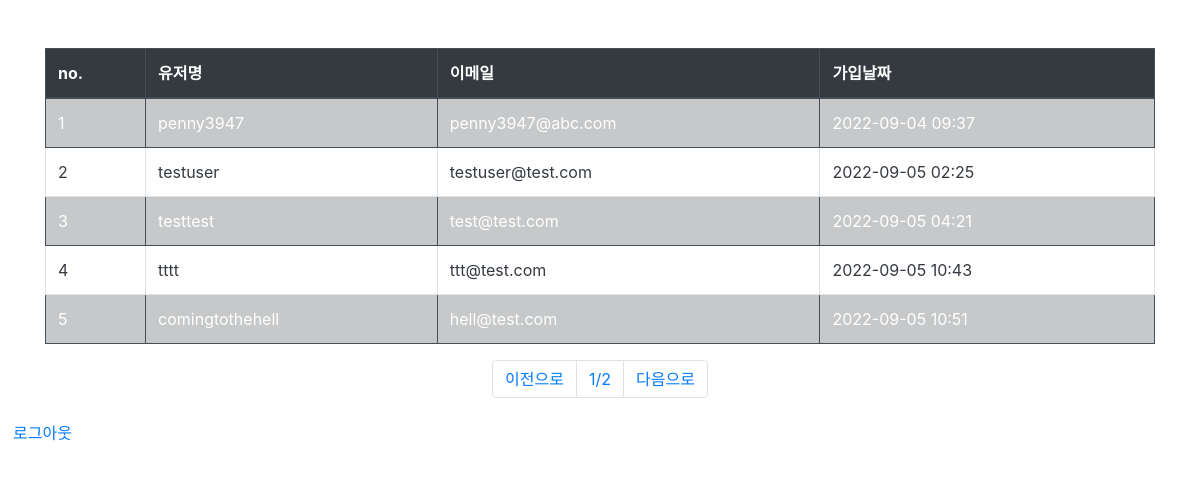
The page /users/ (signed in) on the database its author committed.
### user/models.py (models this page shows)
class User(AbstractUser):
    register_date = models.DateTimeField(auto_now_add=True, verbose_name="등록날짜")
    def __str__(self):
        return self.email
    class Meta:
        verbose_name = "사용자"
        verbose_name_plural = "사용자"

### user/views.py (the view)
# urls.py: path("users/", user_list_view, name="user_list"),
@login_required(login_url='/login')
def user_list_view(request):
    page = int(request.GET.get("p", 1))
    users = User.objects.all().order_by("id")
    paginator = Paginator(users, 5)
    users = paginator.get_page(page)
    return render(request, "users.html", {"users": users})

### templates/users.html (shortened to what this page needs)
{% extends "base.html" %}
{% block content %}
<div class="container">
  <div class="row mt-5">
    <div class="col-12">
      <table class="table table-bordered">
        <thead class="thead-dark">
          <tr>
            <th scope="col">no.</th>
            <th scope="col">유저명</th>
            <th scope="col">이메일</th>
            <th scope="col">가입날짜</th>
          </tr>
        </thead>
        <tbody class="text-dark">
          {% for user in users %}
          <tr class={% cycle "table-dark" "" %}>
            <td scope="row">{{ user.id }}</td>
            <td>{{ user.username }}</td>
            <td>{{ user.email }}</td>
            <td>{{ user.register_date|date:'Y-m-d H:i' }}</td>
          </tr>
          {% endfor %}
        </tbody>
      </table>
    </div>
  </div>
  <nav>
    <ul class="pagination justify-content-center">
      {% if users.has_previous %}
        <li class="page-item">
          <a class="page-link" href="?p={{users.previous_page_number }}">이전으로</a>
        </li>
        {% else %}
        <li class="page-item">
          <a class="page-link" href="#">이전으로</a>
        </li>
        {% endif %}
        <li class="page-item">
          <a class="page-link" href="?p={{users.number|add:1 }}">{{users.number}}/{{users.paginator.num_pages}}</a>
        </li>
        {% if users.has_next %}
        <li class="page-item">
          <a class="page-link" href="?p={{users.next_page_number }}">다음으로</a>
        </li>
        {% else %}
        <li class="page-item">
          <a class="page-link" href="#">다음으로</a>
        </li>
      {% endif %}
    </ul>
  </nav>
</div>
{% endblock %}

### templates/base.html (shortened to what this page needs)
<!DOCTYPE html>
<html lang="en">
  <head>
    <link
      rel="stylesheet"
      href="https://cdn.jsdelivr.net/npm/bootstrap@4.6.0/dist/css/bootstrap.min.css"
    />
  </head>
  <body>
    {% block content %} {% endblock %}
    {% if user.is_authenticated %}
    <p><a class="btn btn-link" href="{% url 'logout' %}" role="button">로그아웃</a></p>
    {% endif %}
  </body>
</html>

### rows shown on the page
User: id "1", username "penny3947", email "penny3947@abc.com", register_date "2022-09-04 09:37"
User: id "2", username "testuser", email "testuser@test.com", register_date "2022-09-05 02:25"
User: id "3", username "testtest", email "test@test.com", register_date "2022-09-05 04:21"
User: id "4", username "tttt", email "ttt@test.com", register_date "2022-09-05 10:43"
User: id "5", username "comingtothehell", email "hell@test.com", register_date "2022-09-05 10:51"

### other values the page prints
{{ users.number }} "1"
{{ users.paginator.num_pages }} "2"
